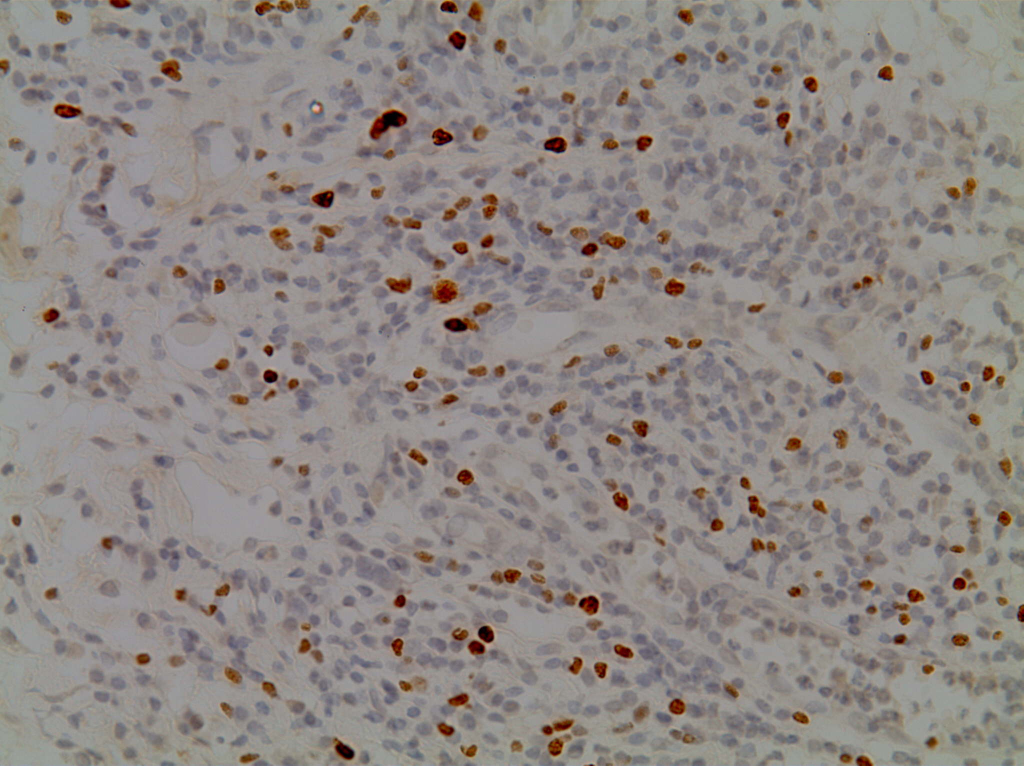
#> input picture data/cells_dataset/original/2.png, 2048 x 1532 px (shown at 1/2 size)
$ jupyter execute --allow-errors DISF_TBM.ipynb
#> lines starting #> are read from the running program, lines starting #| are printed output that depends on the picture
# Disf + TBM Segmentation
---
Applying DISF as pre-segmentation method and TBM as superpixel classifier to obtain segmentation on FoxP3+ stained cells.

## Initial Setup

[cell 1]
# Necessary Imports
import sys
sys.path.append("../DISF/python3/")
sys.path.append("../iDISF/python3/")
sys.path.append("../")

from idisf import iDISF_scribbles
from disf import DISF_Superpixels
from scripts.segmentation_utils import *
from PIL import Image
from scripts.utils import *
from scripts.superpixel_treatment import *
from ptk_code.utils import *
from ptk_code.TBM_PLOT import batch_PLOT

import datetime
import matplotlib.pyplot as plt
import joblib
import numpy as np
import cv2

Defining the params for all the pipeline

[cell 2]
args = {
    "num_init_seeds":7000,
    "num_final_superpixels":4000,
    "input_img":"2.png",
    "num_of_tries": 5,
    "n_masses": 300
}

## Obtaining Data
---

Opening the input images.

[cell 3]
# Opening the
img = np.array(Image.open(f"../data/cells_dataset/original/{args['input_img']}"), dtype= 'int32');
gt = np.array(Image.open(f"../data/cells_dataset/labels/{args['input_img']}"), dtype = 'int32')

Applying DISF to generate superpixels on the input image as pre-segmentation.

#> (a cell that did not finish here is left out)

Loading the pre-trained classifier

[cell 5]
# Loading the classifier weights
plot_ns_model = joblib.load('../checkpoints/best.pkl')
#> (reads checkpoints/best.pkl from the repository)
plot_ns_model

## Making Predictions
---

[cell 6]
# [7 lines left out: function get_positive_ids, not called in this run]

[cell 7]
# [17 lines left out: function get_predictions, not called in this run]

Filtering only the superpixels wich passes on the mean channel threshold.

[cell 8]
# [17 lines left out: function filter_superpixels_v2, not called in this run]

[cell 9]
# [16 lines left out: function filter_superpixels_sub, not called in this run]

[cell 10]
# [15 lines left out: function filter_superpixels, not called in this run]

#> (a cell that did not finish here is left out)

Making predictions on the filtered superpixels, only the positive superpixels (predicted as 1) will be taken into account.

[cell 12]
higher_num_of_predictions = 0
positive_ids = []
all_predictions = []
print(f"Predicting {args['num_of_tries']} times.")
#> (the rest of this cell did not finish here and is left out)

Reconstructing the image with only the superpixels that were classified as positive

[cell 13]
# Visualizing the reconstructed images
reconstructed_imgs = [get_reconstructed_image(label_img, all_predictions[i]) for i in range(len(all_predictions))]
#> (the rest of this cell did not finish here and is left out)

[cell 14]
# Visualizing the amount of superpixels predicted
for i, prediction in enumerate(all_predictions):
    print(f"{len(prediction)} superpixels predicted as positive on attempt {i}.")

## Evaluating the Results
---
Evaluating the predictions that selected the highest amount of superpixels as positive

[cell 15]
# Obtaining the highest prediction
prediction_amounts = [len(pred) for pred in all_predictions]
#> (the rest of this cell did not finish here and is left out)

[cell 16]
# Converting the ground truth to gray scale
gray_gt = cv2.cvtColor(np.uint8(gt), cv2.COLOR_RGB2GRAY)
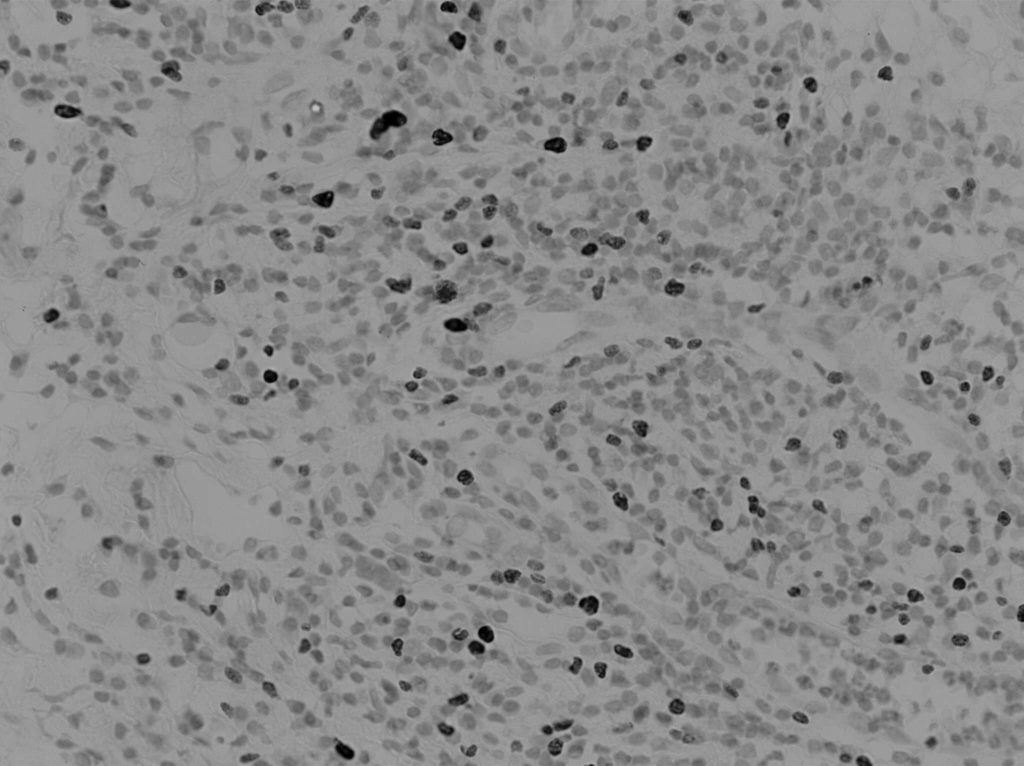
#> gray_gt: shape (1532, 2048) (shown at 1/2 size); min 0, max 194, mean 136.8
print(f"Old shape: {gt.shape}\nNew shape: {gray_gt.shape}")
#| Old shape: (1532, 2048, 3)
#| New shape: (1532, 2048)
